Frame 1 (no input): blank canvas, image omitted
Frame 60 (no input): blank canvas, image omitted
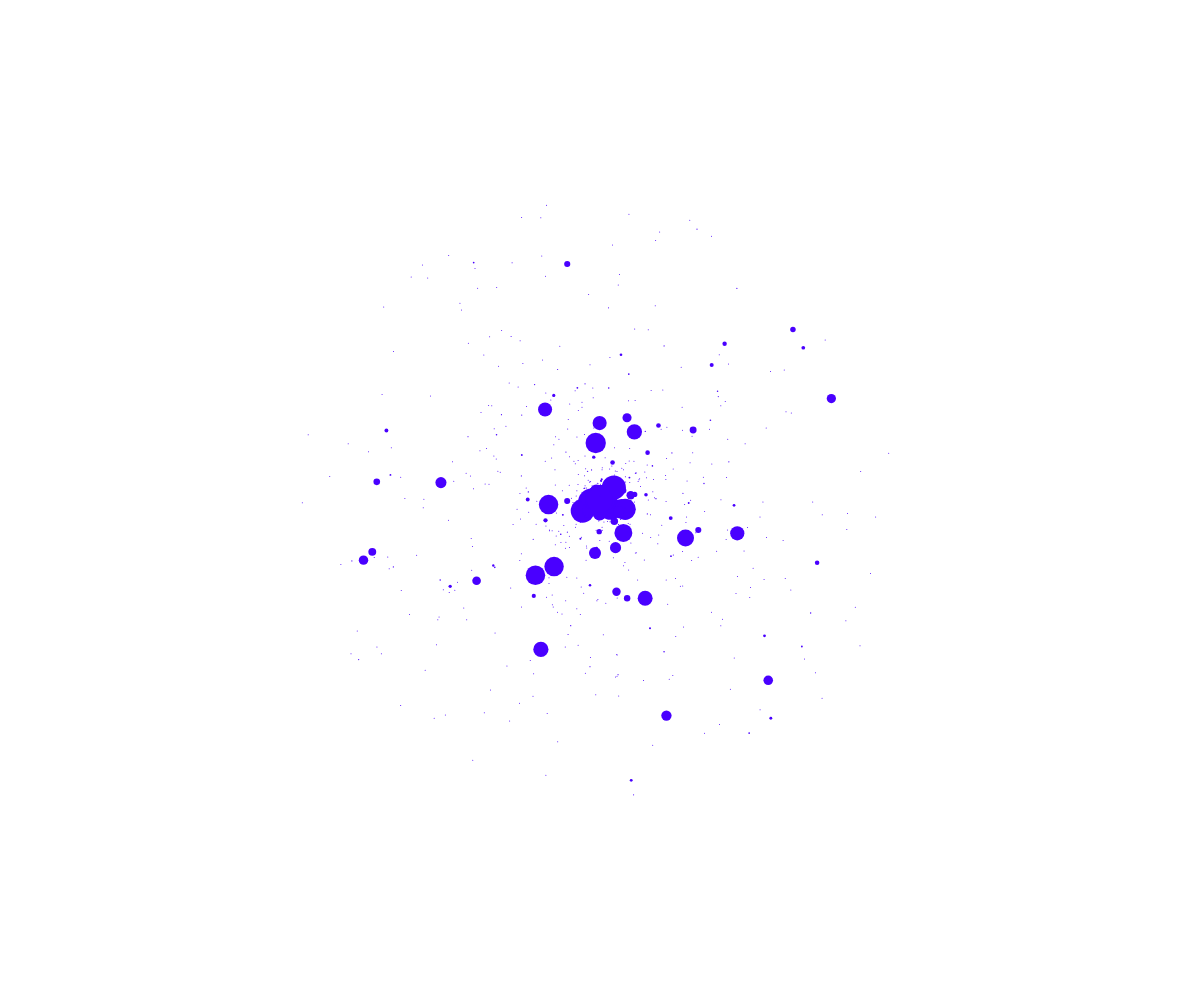
Frame 120 (the mouse pressed at the canvas centre since frame 60)

The p5.js sketch whose frames 1 and 60 were blank and that drew this single picture after the mouse press (run headless with seeded random() and noise() and a simulated clock; from frame 60 on, the mouse is pressed at the canvas centre):

// p5.js sketch
// ── sketch.js
function setup () {
  createCanvas(window.innerWidth, window.innerHeight)
  background(255) //背景の色
  frameRate(30)
  colorMode(HSB, 360, 100, 100)
}

function windowResized () {
  resizeCanvas(windowWidth, windowHeight)
}

function draw () {

}

function mousePressed () {
  push();
  translate(mouseX, mouseY);
  let hue = random(360); //colormodeに当たる
  fill(hue, 100, 100); //上記と同様
  noStroke();
  let dropNum = parseInt(map(random(1), 0, 1, 700, 1000)); //ペイントの大きさ
  for(let i = 0; i < dropNum; i++) {
    let diameter = pow(random(1), 20);
    let distance = sq((1.0 - pow(diameter, 2)) * random(1));
    let scaledDiameter = map(diameter, 0, 1, 1, 30);
    let scaledDistance = map(distance, 0, 1, 0, 300);
    let radian = random(TWO_PI);
    ellipse(scaledDistance * cos(radian), scaledDistance * sin(radian), scaledDiameter, scaledDiameter);
  }
  pop();
}
